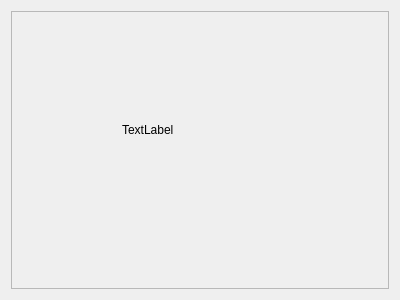
<?xml version="1.0" encoding="UTF-8"?>
<ui version="4.0">
 <class>photo_frame</class>
 <widget class="QDialog" name="photo_frame">
  <property name="geometry">
   <rect>
    <x>0</x>
    <y>0</y>
    <width>400</width>
    <height>300</height>
   </rect>
  </property>
  <property name="windowTitle">
   <string>Dialog</string>
  </property>
  <layout class="QGridLayout" name="gridLayout">
   <property name="sizeConstraint">
    <enum>QLayout::SetNoConstraint</enum>
   </property>
   <item row="0" column="0">
    <widget class="QScrollArea" name="scrollArea">
     <property name="widgetResizable">
      <bool>true</bool>
     </property>
     <widget class="QWidget" name="scrollAreaWidgetContents">
      <property name="geometry">
       <rect>
        <x>0</x>
        <y>0</y>
        <width>376</width>
        <height>276</height>
       </rect>
      </property>
      <widget class="QLabel" name="label">
       <property name="geometry">
        <rect>
         <x>110</x>
         <y>110</y>
         <width>58</width>
         <height>15</height>
        </rect>
       </property>
       <property name="text">
        <string>TextLabel</string>
       </property>
      </widget>
     </widget>
    </widget>
   </item>
  </layout>
 </widget>
 <resources/>
 <connections/>
</ui>
